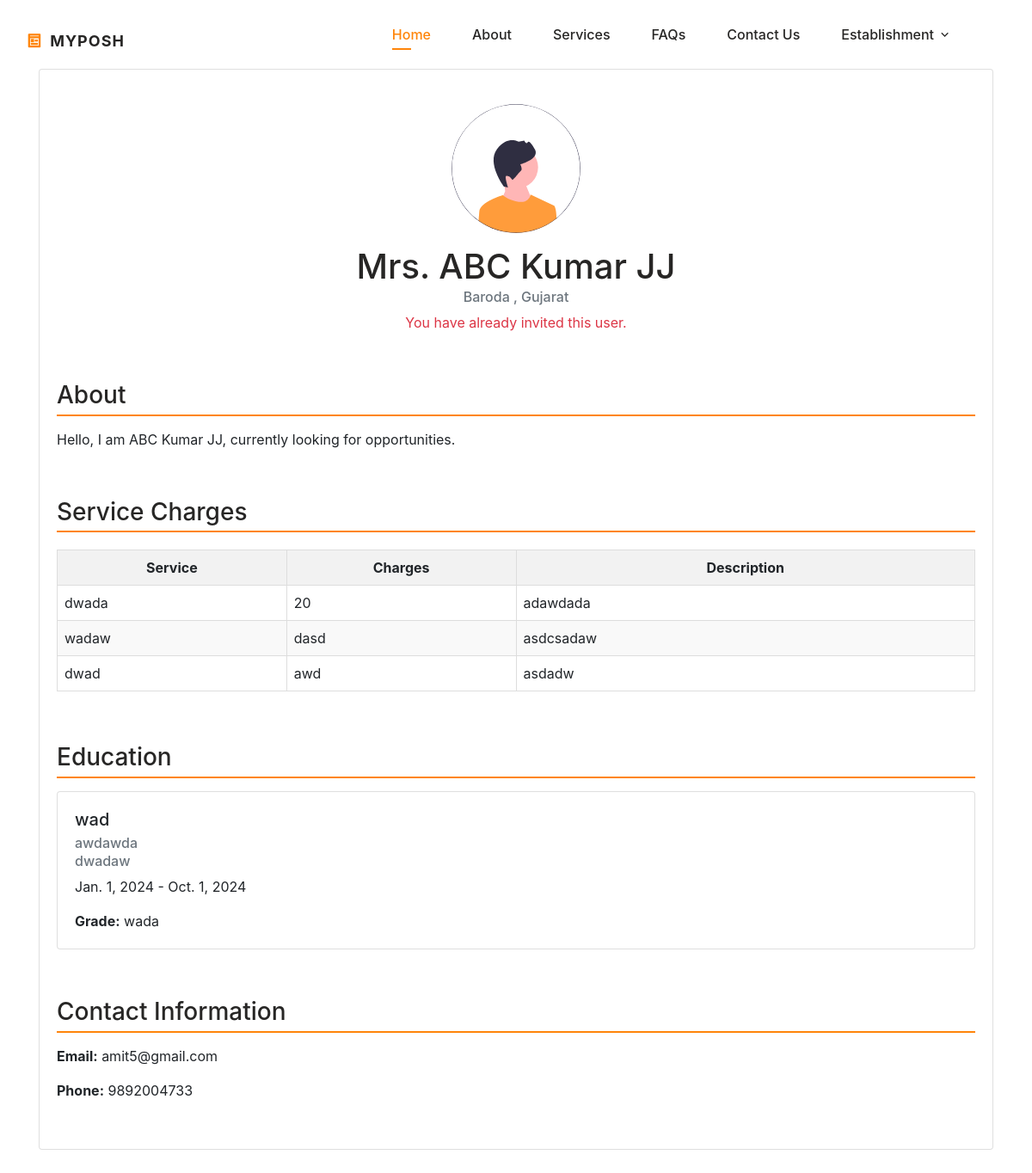
Page /user-details/IN937BE6C55A/ (signed in) on the committed database.
### posh/models.py (models this page shows)
class PoshUser(AbstractBaseUser, PermissionsMixin):
    username = models.CharField(max_length=100, unique=True, primary_key=True)
    email = models.EmailField(unique=True, blank=False)
    phone = models.CharField(max_length=15, unique=True, blank=False)
    start_date = models.DateTimeField(default=timezone.now)
    is_staff = models.BooleanField(default=False)
    is_active = models.BooleanField(default=False)
    type = models.CharField(max_length=50, blank=False)  # To distinguish between user types
    objects = PoshUserManager()
    USERNAME_FIELD = 'username'
    REQUIRED_FIELDS = ['email', 'phone']

class IndividualUser(PoshUser):
    prefix = models.CharField(max_length=10, blank=False)
    fname = models.CharField(max_length=150, blank=False)
    mname = models.CharField(max_length=150, blank=False)
    lname = models.CharField(max_length=150, blank=False)
    dob = models.DateField(blank=False)
    gender = models.CharField(max_length=10, blank=False)
    occupation = models.CharField(max_length=100, blank=False)
    state = models.CharField(max_length=100, blank=False)
    city = models.CharField(max_length=100, blank=False)
    pincode = models.CharField(max_length=10, blank=False)
    profile_pic = models.ImageField(blank=True, upload_to='users/')
    aadhar = models.CharField(max_length=20, blank=True)
    marital = models.CharField(max_length=10, blank=True)
    description = models.TextField(max_length=500, blank=True)
    current_member = models.CharField(max_length=10, blank=True)
    association = models.CharField(max_length=10, blank=True)
    firm_name = models.CharField(max_length=150, blank=True)
    firm_uid = models.CharField(max_length=15, blank=True)
    is_visible = models.BooleanField(default=False)
    timestamp = models.DateTimeField(auto_now_add=True)
    class Meta:
        verbose_name = 'Individual User'
        verbose_name_plural = 'Individual Users'

class Service(models.Model):
    user = models.ForeignKey(settings.AUTH_USER_MODEL, on_delete=models.CASCADE, related_name='service')
    service_name = models.CharField(max_length=100, null=False, blank=False)
    service_charge = models.CharField(max_length=100, null=False, blank=False)
    service_description = models.CharField(max_length=255, null=True, blank=True)

class Education(models.Model):
    user = models.ForeignKey(settings.AUTH_USER_MODEL, on_delete=models.CASCADE, related_name='education')
    school = models.CharField(max_length=100)
    degree = models.CharField(max_length=100)
    field_of_study = models.CharField(max_length=255, null=True, blank=True)
    start_date = models.DateField(null=True, blank=True)
    end_date = models.DateField(null=True, blank=True)
    grade = models.CharField(max_length=10, null=True, blank=True)
    description = models.TextField(null=True, blank=True)

class PoshUser(AbstractBaseUser, PermissionsMixin):
    username = models.CharField(max_length=100, unique=True, primary_key=True)
    email = models.EmailField(unique=True, blank=False)
    phone = models.CharField(max_length=15, unique=True, blank=False)
    start_date = models.DateTimeField(default=timezone.now)
    is_staff = models.BooleanField(default=False)
    is_active = models.BooleanField(default=False)
    type = models.CharField(max_length=50, blank=False)  # To distinguish between user types
    objects = PoshUserManager()
    USERNAME_FIELD = 'username'
    REQUIRED_FIELDS = ['email', 'phone']

### posh/views.py (the view)
# urls.py: path('user-details/<str:pk>/', views.user_details, name="user_details"),
def user_details(request, pk):
    primary_user = PoshUser.objects.get(pk=pk)
    if primary_user:
        if str(primary_user).startswith('IN'):
            user = IndividualUser.objects.get(pk=pk)
            email = user.email
            phone = user.phone
            prefix = user.prefix
            first_name = user.fname
            mid_name = user.mname
            last_name = user.lname
            state = user.state
            city = user.city
            description = user.description
            education_list = user.education.all()
            service_list = user.service.all()
            skill_list = user.skill.all()
            cert_list = user.certification.all()
            experience_list = user.experience.all()
            context = {
                'username':user,
                'email': email,
                'phone': phone,
                'fname': first_name,
                'lname': last_name,
                'mname': mid_name,
                'prefix': prefix,
                'state': state,
                'city': city,
                'description': description,
                'profile_pic': user.profile_pic.url if user.profile_pic else None,
                'education_list': education_list,
                'service_list': service_list,
                'skill_list': skill_list,
                'cert_list': cert_list,
                'experience_list': experience_list,
                'visible': user.is_visible,
                'has_invited': True if RecruitUser.objects.filter(establishment_id = request.user.establishmentuser, user_id = primary_user) else False
            }
        else:
            context={}
    return render(request, 'search_portal/resume.html', context)

### posh/templatetags/get_group.py (called while the page is built)
@register.filter(name='has_group')
def has_group(user, group_name):
    return user.groups.filter(name=group_name).exists()

### posh/templates/search_portal/resume.html (shortened to what this page needs)
{% extends "base.html" %}
{% load static %}
{% block stylescss %}
<link rel="stylesheet" href="https://stackpath.bootstrapcdn.com/bootstrap/4.5.2/css/bootstrap.min.css">
<link rel="stylesheet" href="https://cdnjs.cloudflare.com/ajax/libs/font-awesome/4.7.0/css/font-awesome.min.css">
{% endblock %}
{% block content %}
<div class="container">
  <div class="card card-container">
    <div class="profile-header">
      {% if profile_pic %}
          <img id="profile-image" src="{{ profile_pic }}" alt="Profile Picture" style="max-width: 200px; max-height: 200px;" class="profile-img">
      {% else %}
          <img id="profile-image" src="{% static 'assets/img/default_profile.svg' %}" alt="profile pic" class="profile-img">
      {% endif %}
      {% if prefix == "Mr." %}
        <h1>Mr. {{ fname }} {{ mname }} {{ lname }}
        </h1>
      {% elif prefix == "Mrs." %}
        <h1>Mrs. {{ fname }} {{ mname }} {{ lname }}</h1>
      {% elif prefix == "Miss." %}
        <h1>Miss. {{ fname }} {{ mname }} {{ lname }}</h1>
      {% else %}
      <h1>{{ fname }} {{ mname }} {{ lname }}</h1>
      {% endif %}
      <h6 class="card-subtitle mb-2 text-muted">{{ city }}, {{ state }}</h6>
      {% if has_invited %}
        <p><span class="text-danger">You have already invited this user.</span></p>
      {% else %}
        <a class="btn btn-primary btn-lg"  href="{% url 'recruit' username %}">Recruit</a>
      {% endif %}
    </div>
    <div class="profile-section">
      {% if description %}
      <h3>About</h3>
        <p>
          {{ description }}
        </p>
        {% endif %}
    </div>
          {% if service_list %}
          <div class="profile-section">
              <h3>Service Charges
              </h3>
              <table id="service-table">
                <thead>
                    <tr>
                        <th>Service</th>
                        <th>Charges</th>
                        <th>Description</th>
                    </tr>
                </thead>
                <tbody>
                    {% if service_list %}
                        {% for service in service_list %}
                            <tr>
                                <td>{{ service.service_name }}</td>
                                <td>{{ service.service_charge }}</td>
                                <td>
                                {{ service.service_description }}<br>
                            </tr>
                        {% endfor %}
                    {% endif %}
                </tbody>
            </table>
          </div>
      {% endif %}
      {% if education_list %}
        <div class="profile-section">
            <h3>Education
            </h3>
            {% for edu in education_list %}
            <div class="card mb-3">
                <div class="card-body">
                        <h5 class="card-title">{{ edu.school }}</h5>
                        <h6 class="card-subtitle mb-2 text-muted">{{ edu.degree }}</h6>
                        {% if edu.field_of_study %}
                          <h6 class="card-subtitle mb-2 text-muted">{{ edu.field_of_study }}</h6>
                        {% endif %}
                        {% if edu.start_date and edu.end_date %}
                            <p class="card-text">{{  edu.start_date }} - {{ edu.end_date }}</p>
                        {% endif %}
                        {% if edu.grade %}
                            <p class="card-text"><strong>Grade:</strong> {{ edu.grade }}</p>
                        {% endif %}
                </div>
            </div>
            {% endfor %}
        </div>
    {% endif %}
    <div class="profile-section">
      <h3>Contact Information</h3>
      <p><strong>Email:</strong> {{ email }}</p>
      <p><strong>Phone:</strong> {{ phone }}</p>
    </div>
  </div>
</div>
{% endblock %}

### static/assets/css/main.css (style rules this page uses)
:root { --header-height: 3.5rem; --first-color: hsl(30, 100%, 52%); --first-color-alt: hsl(29, 54%, 73%); --first-color-light: hsl(30, 100%, 85%); --first-color-lighten: hsl(30, 100%, 95%); --title-color: hsl(30, 3%, 15%); --text-color: hsl(30, 4%, 25%); --text-color-light: hsl(30, 4%, 45%); --body-color: hsl(30, 0%, 100%);; --container-color: #FFF; --background-footer-color: rgb(29, 26, 26); --footer-text-color: rgb(245, 244, 244); --body-font: 'Poppins', sans-serif; --big-font-size: 2rem; --h1-font-size: 1.5rem; --h2-font-size: 1.25rem; --h3-font-size: 1rem; --normal-font-size: .938rem; --small-font-size: .813rem; --smaller-font-size: .75rem; --font-medium: 500; --font-semi-bold: 600; --mb-0-5: .5rem; --mb-0-75: .75rem; --mb-1: 1rem; --mb-1-5: 1.5rem; --mb-2: 2rem; --mb-2-5: 2.5rem; --z-tooptip: 10; --z-fixed: 100; }
@media screen and (min-width: 1000px) { :root { --big-font-size: 3.5rem; --h1-font-size: 2.25rem; --h2-font-size: 1.5rem; --h3-font-size: 1.25rem; --normal-font-size: 1rem; --small-font-size: .875rem; --smaller-font-size: .813rem; } }
* { box-sizing: border-box; padding: 0; margin: 0; text-decoration: none !important; }
html { scroll-behavior: smooth; }
body, button, input, textarea { font-family: var(--body-font); font-size: var(--normal-font-size); }
body { margin: var(--header-height) 0 0 0; background-color: var(--body-color); color: var(--text-color); transition: .4s; }
h1, h2, h3 { color: var(--title-color); font-weight: var(--font-semi-bold); }
.container { max-width: 968px; margin-left: var(--mb-1-5); margin-right: var(--mb-1-5); }
@media screen and (min-width: 767px) { body { margin: 0; } }
@media screen and (min-width:992px) { .container { margin-left: auto; margin-right: auto; } }

### static/assets/css/profile.css (style rules this page uses)
:root { --header-height: 3.5rem; --first-color: hsl(30, 100%, 52%); --first-color-alt: hsl(29, 54%, 73%); --first-color-light: hsl(30, 100%, 85%); --first-color-lighten: hsl(30, 100%, 95%); --title-color: hsl(30, 3%, 15%); --text-color: hsl(30, 4%, 25%); --text-color-light: hsl(30, 4%, 45%); --body-color: hsl(30, 0%, 100%);; --container-color: #FFF; --background-footer-color: rgb(29, 26, 26); --footer-text-color: rgb(245, 244, 244); --body-font: 'Poppins', sans-serif; --big-font-size: 2rem; --h1-font-size: 1.5rem; --h2-font-size: 1.25rem; --h3-font-size: 1rem; --normal-font-size: .938rem; --small-font-size: .813rem; --smaller-font-size: .75rem; --font-medium: 500; --font-semi-bold: 600; --mb-0-5: .5rem; --mb-0-75: .75rem; --mb-1: 1rem; --mb-1-5: 1.5rem; --mb-2: 2rem; --mb-2-5: 2.5rem; --z-tooptip: 10; --z-fixed: 100; }
@media screen and (min-width: 1000px) { :root { --big-font-size: 3.5rem; --h1-font-size: 2.25rem; --h2-font-size: 1.5rem; --h3-font-size: 1.25rem; --normal-font-size: 1rem; --small-font-size: .875rem; --smaller-font-size: .813rem; } }
html { scroll-behavior: smooth; }
body, button, input, textarea { font-family: var(--body-font); font-size: var(--normal-font-size); }
body { margin: var(--header-height) 0 0 0; background-color: var(--body-color); color: var(--text-color); transition: .4s; margin-top: 6rem; }
h1, h2, h3 { color: var(--title-color); font-weight: var(--font-semi-bold); }
#service-table { width: 100%; border-collapse: collapse; margin: 20px 0; width:100%; table-layout: fixed; }
#service-table, #service-table th, #service-table td { border: 1px solid #ddd; }
#service-table th, #service-table td { padding: 8px; text-align: left; word-wrap: break-word; white-space: normal; }
#service-table th { text-align: center; background-color: #f2f2f2; }
#service-table tr:nth-child(even) { background-color: #f9f9f9; }
#service-table th:nth-child(3), #service-table td:nth-child(3) { width: 50%; }

### posh/templates/search_portal/resume.html (style rules this page uses)
.profile-header { text-align: center; margin: 20px 0; }
.profile-img { width: 150px; height: 150px; border-radius: 50%; object-fit: cover; margin-bottom: 15px; }
.profile-section { margin: 20px 0; }
.profile-section h3 { border-bottom: 2px solid hsl(30, 100%, 52%); padding-bottom: 5px; margin-bottom: 15px; }
.card-container { margin-top: 80px; padding: 20px; }

### rows in the picture
IndividualUser: fname "ABC", mname "Kumar", lname "JJ", city "Baroda", state "Gujarat", description "Hello, I am ABC Kumar JJ, currently looking for opportunities."
Service: service_name "dwada", service_charge "20", service_description "adawdada"
Service: service_name "wadaw", service_charge "dasd", service_description "asdcsadaw"
Service: service_name "dwad", service_charge "awd", service_description "asdadw"
Education: school "wad", degree "awdawda", field_of_study "dwadaw", start_date "Jan. 1, 2024", end_date "Oct. 1, 2024", grade "wada"
PoshUser: email "amit5@gmail.com", phone "9892004733"
